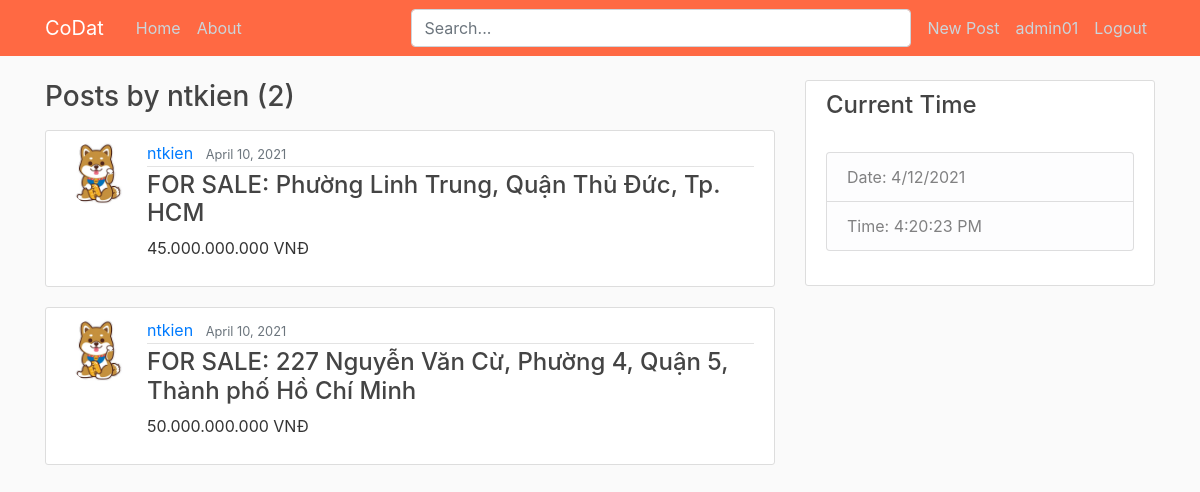
Page /user/ntkien (signed in) on the committed database.
### HomePage/models.py (models this page shows, shortened)
class Post(models.Model):
    status = models.CharField(max_length=10, choices=STATUS)
    price = models.CharField(max_length=20)
    address = models.CharField(max_length=100)
    description = models.TextField()
    date_posted = models.DateTimeField(default=timezone.now)
    author = models.ForeignKey(User, on_delete=models.CASCADE)
    likes = models.ManyToManyField(User, related_name="blog_posts")

### users/models.py (models this page shows, shortened)
class Profile(models.Model):
	user = models.OneToOneField(User, on_delete=models.CASCADE)
	image = models.ImageField(default='default.jpg', upload_to='profile_pics')
	phone_number = models.CharField(max_length=12)
	bank = models.CharField(max_length=30)
	bank_number = models.CharField(max_length=20)

### HomePage/views.py (the view)
# urls.py: path('user/<str:username>', UserPostListView.as_view(), name='user-posts'),
class UserPostListView(ListView):
    model = Post
    template_name = 'HomePage/user_posts.html' # <app>/<model>_<viewtype>.html
    context_object_name = 'posts'
    ordering = ['-date_posted']
    paginate_by = 2
    def get_queryset(self):
        user = get_object_or_404(User, username=self.kwargs.get('username'))
        return Post.objects.filter(author=user).order_by('-date_posted')

### HomePage/templates/HomePage/user_posts.html (shortened to what this page needs)
{% extends "HomePage/base.html" %}
{% block content %}
    <h3 class="mb-3">Posts by {{ view.kwargs.username }} ({{ page_obj.paginator.count }})</h3>
    {% for post in posts %}
        <article class="media content-section">
            <img class="rounded-circle article-img" src="{{ post.author.profile.image.url }}">
            <div class="media-body">
                <div class="article-metadata">
                    <a class="mr-2" href="{% url 'user-posts' post.author.username %}">{{ post.author }}</a>
                    <small class="text-muted">{{ post.date_posted|date:"F d, Y" }}</small>
                </div>
                <h4><a class="article-address" href="{% url 'post-detail' post.id %}">
                    {{ post.status }}: {{ post.address }}
                </a></h4>
                <p>{{ post.price }}</p>
            </div>
        </article>
    {% endfor %}
{% endblock content %}

### HomePage/templates/HomePage/base.html (shortened to what this page needs)
{% load static %}
<!DOCTYPE html>
<html>
<head>
    <link rel="stylesheet" href="https://maxcdn.bootstrapcdn.com/bootstrap/4.0.0/css/bootstrap.min.css">
    <link rel="stylesheet" type="text/css" href="{% static 'HomePage/main.css' %}">
</head>
<body>
    <header class="site-header">
        <nav class="navbar navbar-expand-md navbar-dark bg-steel fixed-top">
            <div class="container">
                <a class="navbar-brand mr-4" href="{% url 'home-page' %}">CoDat</a>
                <div class="collapse navbar-collapse" id="navbarToggle">
                    <div class="navbar-nav mr-auto">
                        <a class="nav-item nav-link" href="{% url 'home-page' %}">Home</a>
                        <a class="nav-item nav-link" href="{% url 'home-about' %}">About</a>
                    </div>
                    <div class="search-bar mr-sm-2">
                        <form action="{% url 'home-page' %}">
                            <input class="form-control" type="search" placeholder="Search..." aria-label="Search" name="search">
                        </form>
                    </div>
                    <div class="navbar-nav">
                        {% if user.is_authenticated %}
                            <a class="nav-item nav-link" href="{% url 'post-create' %}">New Post</a>
                            <a class="nav-item nav-link" href="{% url 'profile' %}">{{ user.username }}</a>
                            <a class="nav-item nav-link" href="{% url 'logout' %}">Logout</a>
                        {% else %}
                            <a class="nav-item nav-link" href="{% url 'login' %}?next={{request.path}}">Login</a>
                            <a class="nav-item nav-link" href="{% url 'register' %}">Register</a>
                        {% endif %}
                    </div>
                </div>
            </div>
        </nav>
    </header>
    <main role="main" class="container">
        <div class="row">
            <div class="col-md-8">
                {% block content %}{% endblock %}
            </div>
            <div class="col-md-4">
                <div class="content-section">
                    <h4>Current Time</h4>
                    <br/>
                    <ul class="list-group">
                        <li class="list-group-item list-group-item-light">Date: <span id="date"></span></li>
                        <li class="list-group-item list-group-item-light">Time: <span id="time"></li>
                    </ul>
                    <br/>
                </div>
            </div>
        </div>
    </main>
</body>
</html>

### HomePage/static/HomePage/main.css (style rules this page uses)
body { background: #fafafa; color: #333333; margin-top: 5rem; }
h1, h2, h3, h4, h5, h6 { color: #444444; }
ul { margin: 0; }
.bg-steel { background-color: #ff6943; }
.site-header .navbar-nav .nav-link { color: #cbd5db; }
.content-section { background: #ffffff; padding: 10px 20px; border: 1px solid #dddddd; border-radius: 3px; margin-bottom: 20px; }
.article-address { color: #444444; }
.article-img { height: 65px; width: 65px; margin-right: 16px; }
.article-metadata { padding-bottom: 1px; margin-bottom: 4px; border-bottom: 1px solid #e3e3e3 }
.search-bar { max-width: 500px; width: 100%; }
form { width: 100%; }

### rows in the picture
Post: author.profile.image (picture), author "ntkien", date_posted "April 10, 2021", status "FOR SALE", address "Phường Linh Trung, Quận Thủ Đức, Tp. HCM", price "45.000.000.000 VNĐ"
Post: author.profile.image (picture), author "ntkien", date_posted "April 10, 2021", status "FOR SALE", address "227 Nguyễn Văn Cừ, Phường 4, Quận 5, Thành phố Hồ Chí Minh", price "50.000.000.000 VNĐ"

### other values in the picture
{{ user.username }} "admin01"
{{ view.kwargs.username }} "ntkien"
{{ page_obj.paginator.count }} "2"
